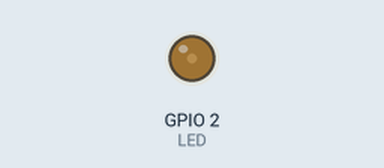
A sketch run on a simulated ESP32. Shown: output pins drawn as LEDs (lit = HIGH).

Above: at 0.05 s.
At 4.0 s:
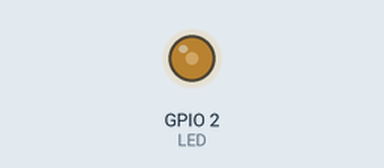
At 6.0 s:
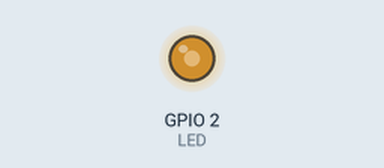
At 8.0 s:
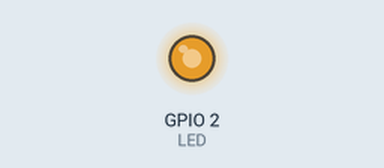
Timing chart, 0 to 10.4 s (numbered marks = the images above):
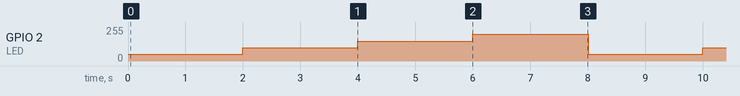

The sketch:

02.05PWMJFim.ino
```cpp
/* Criar um algoritmo que alterne as potências de 25, 50, 75 e 100 a cada 2 segundos para uma resolução de 128. */
/*Use a resolução de 7bits = de 0 a 127*/

#define LED 2

int freq = 5000; //5MHz
int ledChannel = 0;
int resolution = 7;

void setup()
{
  //Configura um canal para trabalhar a uma determinada frequência e resolução
  //Canal: 0-15
  //Frequência: 1 a 40 MHz
  //Resolução: 1-16 Bits
  ledcSetup(ledChannel, freq, resolution);
  //Essa função apenas atribui um pino a um canal. 16 canais possíveis
  ledcAttachPin(LED, ledChannel);

}

void loop()
{

  ledcWrite(ledChannel,25);
  delay(2000);
  ledcWrite(ledChannel,50);
  delay(2000);
  ledcWrite(ledChannel,75);
  delay(2000);
  ledcWrite(ledChannel,100);
  delay(2000);
}
```

Measured:
- by itself, GPIO 2 (LED): repeats every 8.0 s: 100/255 2.0 s, 149/255 2.0 s, 199/255 2.0 s, 50/255 2.0 s
